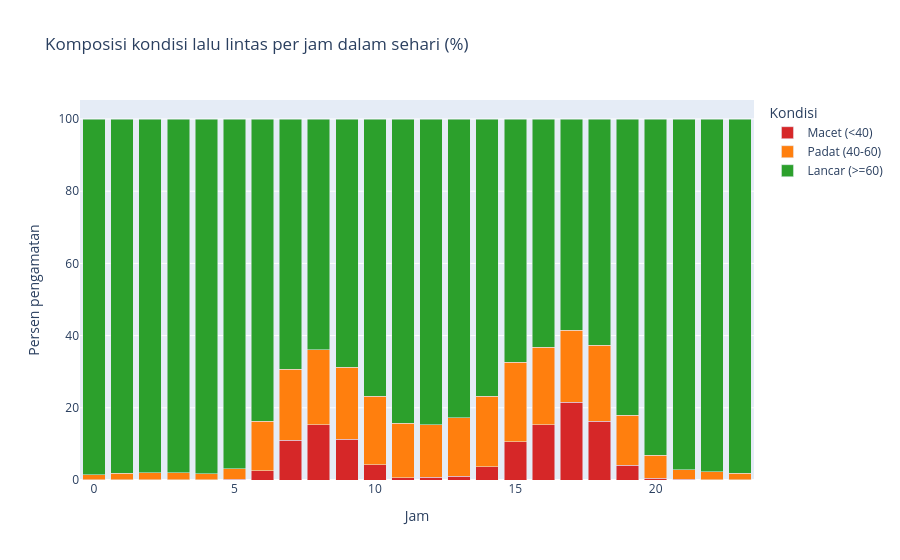

The cell this chart's notebook holds for it:
### Markdown cell above
## Visualisasi 4: Komposisi Kondisi Lalu Lintas per Jam (Stacked Bar)

Kecepatan dikelompokkan menjadi tiga kondisi: **macet** (< 40 mph), **padat** (40 s.d. < 60 mph), dan **lancar** (>= 60 mph). Batas ini adalah kategori deskriptif untuk analisis, bukan standar resmi.

### Code cell
kondisi = (
    seri.drop_nulls('kecepatan')
    .with_columns(
        pl.col('t0').dt.hour().alias('jam'),
        pl.when(pl.col('kecepatan') < 40).then(pl.lit('Macet (<40)'))
        .when(pl.col('kecepatan') < 60).then(pl.lit('Padat (40-60)'))
        .otherwise(pl.lit('Lancar (>=60)')).alias('kondisi'),
    )
    .group_by('jam', 'kondisi').agg(pl.len().alias('jumlah'))
    .sort('jam', 'kondisi')
    .collect(engine='streaming')
    .with_columns((pl.col('jumlah') / pl.col('jumlah').sum().over('jam') * 100).round(2).alias('persen'))
)

fig4 = px.bar(
    kondisi, x='jam', y='persen', color='kondisi', barmode='stack',
    category_orders={'kondisi': ['Macet (<40)', 'Padat (40-60)', 'Lancar (>=60)']},
    color_discrete_map={'Macet (<40)': '#d62728', 'Padat (40-60)': '#ff7f0e', 'Lancar (>=60)': '#2ca02c'},
    title='Komposisi kondisi lalu lintas per jam dalam sehari (%)',
    labels={'jam': 'Jam', 'persen': 'Persen pengamatan', 'kondisi': 'Kondisi'},
)
fig4.show()
kondisi.filter(pl.col('kondisi') == 'Macet (<40)').sort('persen', descending=True).head(5)

### Figure 1 — Plotly figure (JSON) as saved in the notebook; plotly's stock layout.template omitted (floating-point values rounded to 4 significant figures)
{"data": [{"hovertemplate": "Kondisi=Macet (<40)<br>Jam=%{x}<br>Persen pengamatan=%{y}<extra></extra>", "legendgroup": "Macet (<40)", "marker": {"color": "#d62728", "pattern": {"shape": ""}}, "name": "Macet (<40)", "orientation": "v", "showlegend": true, "textposition": "auto", "type": "bar", "x": [0, 1, 2, 3, 4, 5, 6, 7, 8, 9, 10, 11, 12, 13, 14, 15, 16, 17, 18, 19, 20, 21, 22, 23], "xaxis": "x", "y": [0.05, 0.06, 0.07, 0.06, 0.05, 0.17, 2.53, 11.02, 15.35, 11.32, 4.24, 0.66, 0.74, 1.02, 3.71, 10.57, 15.27, 21.57, 16.24, 4.02, 0.43, 0.14, 0.13, 0.09], "yaxis": "y"}, {"hovertemplate": "Kondisi=Padat (40-60)<br>Jam=%{x}<br>Persen pengamatan=%{y}<extra></extra>", "legendgroup": "Padat (40-60)", "marker": {"color": "#ff7f0e", "pattern": {"shape": ""}}, "name": "Padat (40-60)", "orientation": "v", "showlegend": true, "textposition": "auto", "type": "bar", "x": [0, 1, 2, 3, 4, 5, 6, 7, 8, 9, 10, 11, 12, 13, 14, 15, 16, 17, 18, 19, 20, 21, 22, 23], "xaxis": "x", "y": [1.43, 1.76, 1.96, 1.94, 1.74, 2.9, 13.75, 19.63, 20.67, 19.94, 19.0, 15.06, 14.6, 16.22, 19.49, 22.1, 21.47, 19.93, 21.06, 13.97, 6.49, 2.67, 2.16, 1.83], "yaxis": "y"}, {"hovertemplate": "Kondisi=Lancar (>=60)<br>Jam=%{x}<br>Persen pengamatan=%{y}<extra></extra>", "legendgroup": "Lancar (>=60)", "marker": {"color": "#2ca02c", "pattern": {"shape": ""}}, "name": "Lancar (>=60)", "orientation": "v", "showlegend": true, "textposition": "auto", "type": "bar", "x": [0, 1, 2, 3, 4, 5, 6, 7, 8, 9, 10, 11, 12, 13, 14, 15, 16, 17, 18, 19, 20, 21, 22, 23], "xaxis": "x", "y": [98.53, 98.18, 97.96, 98.0, 98.2, 96.92, 83.72, 69.35, 63.99, 68.73, 76.76, 84.28, 84.66, 82.76, 76.8, 67.33, 63.26, 58.49, 62.7, 82.01, 93.08, 97.19, 97.71, 98.08], "yaxis": "y"}], "layout": {"barmode": "stack", "legend": {"title": {"text": "Kondisi"}, "tracegroupgap": 0}, "title": {"text": "Komposisi kondisi lalu lintas per jam dalam sehari (%)"}, "xaxis": {"anchor": "y", "domain": [0, 1], "title": {"text": "Jam"}}, "yaxis": {"anchor": "x", "domain": [0, 1], "title": {"text": "Persen pengamatan"}}}}
